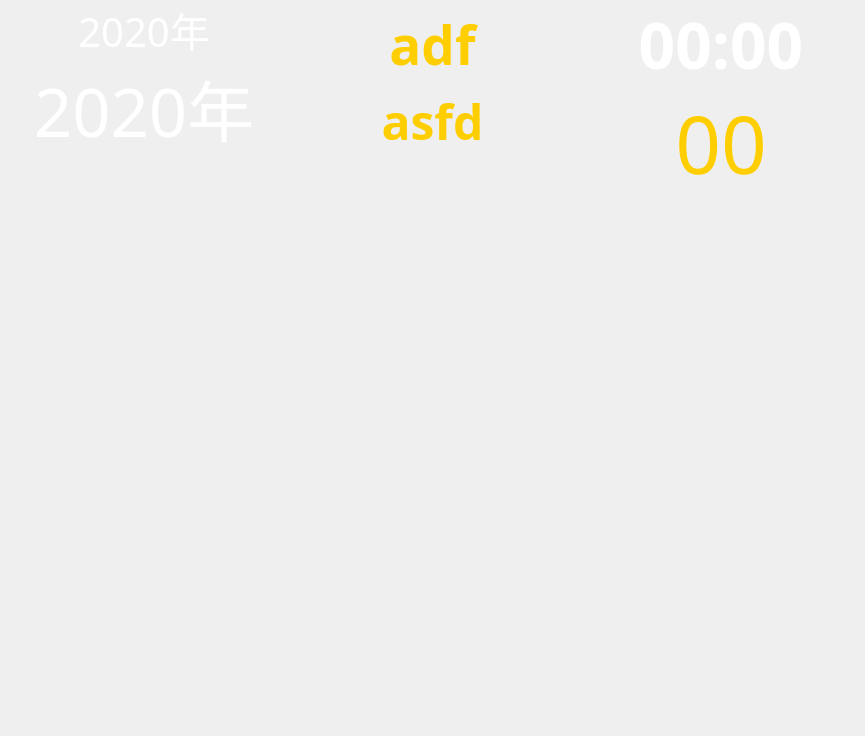
<?xml version="1.0" encoding="UTF-8"?>
<ui version="4.0">
 <class>Form</class>
 <widget class="QWidget" name="Form">
  <property name="geometry">
   <rect>
    <x>0</x>
    <y>0</y>
    <width>865</width>
    <height>736</height>
   </rect>
  </property>
  <property name="sizePolicy">
   <sizepolicy hsizetype="Expanding" vsizetype="Expanding">
    <horstretch>0</horstretch>
    <verstretch>0</verstretch>
   </sizepolicy>
  </property>
  <property name="palette">
   <palette>
    <active>
     <colorrole role="WindowText">
      <brush brushstyle="SolidPattern">
       <color alpha="255">
        <red>255</red>
        <green>255</green>
        <blue>0</blue>
       </color>
      </brush>
     </colorrole>
    </active>
    <inactive>
     <colorrole role="WindowText">
      <brush brushstyle="SolidPattern">
       <color alpha="255">
        <red>255</red>
        <green>255</green>
        <blue>0</blue>
       </color>
      </brush>
     </colorrole>
    </inactive>
    <disabled>
     <colorrole role="WindowText">
      <brush brushstyle="SolidPattern">
       <color alpha="255">
        <red>120</red>
        <green>120</green>
        <blue>120</blue>
       </color>
      </brush>
     </colorrole>
    </disabled>
   </palette>
  </property>
  <property name="font">
   <font>
    <family>微软雅黑</family>
    <pointsize>48</pointsize>
    <weight>75</weight>
    <bold>true</bold>
   </font>
  </property>
  <property name="windowTitle">
   <string>Form</string>
  </property>
  <layout class="QVBoxLayout" name="verticalLayout_2">
   <property name="spacing">
    <number>0</number>
   </property>
   <property name="leftMargin">
    <number>0</number>
   </property>
   <property name="topMargin">
    <number>0</number>
   </property>
   <property name="rightMargin">
    <number>0</number>
   </property>
   <property name="bottomMargin">
    <number>0</number>
   </property>
   <item>
    <widget class="QFrame" name="fra_top">
     <property name="sizePolicy">
      <sizepolicy hsizetype="Expanding" vsizetype="Fixed">
       <horstretch>0</horstretch>
       <verstretch>0</verstretch>
      </sizepolicy>
     </property>
     <property name="minimumSize">
      <size>
       <width>0</width>
       <height>100</height>
      </size>
     </property>
     <property name="autoFillBackground">
      <bool>false</bool>
     </property>
     <property name="frameShape">
      <enum>QFrame::NoFrame</enum>
     </property>
     <property name="frameShadow">
      <enum>QFrame::Plain</enum>
     </property>
     <property name="lineWidth">
      <number>0</number>
     </property>
     <layout class="QGridLayout" name="gridLayout">
      <property name="leftMargin">
       <number>0</number>
      </property>
      <property name="topMargin">
       <number>0</number>
      </property>
      <property name="rightMargin">
       <number>0</number>
      </property>
      <property name="bottomMargin">
       <number>0</number>
      </property>
      <property name="spacing">
       <number>0</number>
      </property>
      <item row="1" column="2" rowspan="2">
       <widget class="QLabel" name="lbl_twentytimer">
        <property name="sizePolicy">
         <sizepolicy hsizetype="Expanding" vsizetype="Fixed">
          <horstretch>0</horstretch>
          <verstretch>0</verstretch>
         </sizepolicy>
        </property>
        <property name="palette">
         <palette>
          <active>
           <colorrole role="WindowText">
            <brush brushstyle="SolidPattern">
             <color alpha="255">
              <red>255</red>
              <green>206</green>
              <blue>0</blue>
             </color>
            </brush>
           </colorrole>
          </active>
          <inactive>
           <colorrole role="WindowText">
            <brush brushstyle="SolidPattern">
             <color alpha="255">
              <red>255</red>
              <green>206</green>
              <blue>0</blue>
             </color>
            </brush>
           </colorrole>
          </inactive>
          <disabled>
           <colorrole role="WindowText">
            <brush brushstyle="SolidPattern">
             <color alpha="255">
              <red>120</red>
              <green>120</green>
              <blue>120</blue>
             </color>
            </brush>
           </colorrole>
          </disabled>
         </palette>
        </property>
        <property name="font">
         <font>
          <family>微软雅黑</family>
          <pointsize>60</pointsize>
          <weight>9</weight>
          <italic>false</italic>
          <bold>false</bold>
         </font>
        </property>
        <property name="styleSheet">
         <string notr="true">font: 75 60pt &quot;微软雅黑&quot;;</string>
        </property>
        <property name="text">
         <string>00</string>
        </property>
        <property name="alignment">
         <set>Qt::AlignCenter</set>
        </property>
       </widget>
      </item>
      <item row="0" column="1">
       <widget class="QLabel" name="lbl_title">
        <property name="sizePolicy">
         <sizepolicy hsizetype="Expanding" vsizetype="Preferred">
          <horstretch>0</horstretch>
          <verstretch>0</verstretch>
         </sizepolicy>
        </property>
        <property name="palette">
         <palette>
          <active>
           <colorrole role="WindowText">
            <brush brushstyle="SolidPattern">
             <color alpha="255">
              <red>255</red>
              <green>206</green>
              <blue>0</blue>
             </color>
            </brush>
           </colorrole>
          </active>
          <inactive>
           <colorrole role="WindowText">
            <brush brushstyle="SolidPattern">
             <color alpha="255">
              <red>255</red>
              <green>206</green>
              <blue>0</blue>
             </color>
            </brush>
           </colorrole>
          </inactive>
          <disabled>
           <colorrole role="WindowText">
            <brush brushstyle="SolidPattern">
             <color alpha="255">
              <red>120</red>
              <green>120</green>
              <blue>120</blue>
             </color>
            </brush>
           </colorrole>
          </disabled>
         </palette>
        </property>
        <property name="font">
         <font>
          <family>微软雅黑</family>
          <pointsize>40</pointsize>
          <weight>75</weight>
          <bold>true</bold>
         </font>
        </property>
        <property name="text">
         <string>adf</string>
        </property>
        <property name="scaledContents">
         <bool>true</bool>
        </property>
        <property name="alignment">
         <set>Qt::AlignCenter</set>
        </property>
        <property name="wordWrap">
         <bool>true</bool>
        </property>
       </widget>
      </item>
      <item row="0" column="2">
       <widget class="QLabel" name="lbl_fivetimer">
        <property name="sizePolicy">
         <sizepolicy hsizetype="Expanding" vsizetype="Fixed">
          <horstretch>0</horstretch>
          <verstretch>0</verstretch>
         </sizepolicy>
        </property>
        <property name="palette">
         <palette>
          <active>
           <colorrole role="WindowText">
            <brush brushstyle="SolidPattern">
             <color alpha="255">
              <red>231</red>
              <green>234</green>
              <blue>213</blue>
             </color>
            </brush>
           </colorrole>
           <colorrole role="Text">
            <brush brushstyle="SolidPattern">
             <color alpha="255">
              <red>231</red>
              <green>234</green>
              <blue>213</blue>
             </color>
            </brush>
           </colorrole>
           <colorrole role="ButtonText">
            <brush brushstyle="SolidPattern">
             <color alpha="255">
              <red>255</red>
              <green>255</green>
              <blue>255</blue>
             </color>
            </brush>
           </colorrole>
           <colorrole role="PlaceholderText">
            <brush brushstyle="SolidPattern">
             <color alpha="128">
              <red>231</red>
              <green>234</green>
              <blue>213</blue>
             </color>
            </brush>
           </colorrole>
          </active>
          <inactive>
           <colorrole role="WindowText">
            <brush brushstyle="SolidPattern">
             <color alpha="255">
              <red>231</red>
              <green>234</green>
              <blue>213</blue>
             </color>
            </brush>
           </colorrole>
           <colorrole role="Text">
            <brush brushstyle="SolidPattern">
             <color alpha="255">
              <red>231</red>
              <green>234</green>
              <blue>213</blue>
             </color>
            </brush>
           </colorrole>
           <colorrole role="ButtonText">
            <brush brushstyle="SolidPattern">
             <color alpha="255">
              <red>255</red>
              <green>255</green>
              <blue>255</blue>
             </color>
            </brush>
           </colorrole>
           <colorrole role="PlaceholderText">
            <brush brushstyle="SolidPattern">
             <color alpha="128">
              <red>231</red>
              <green>234</green>
              <blue>213</blue>
             </color>
            </brush>
           </colorrole>
          </inactive>
          <disabled>
           <colorrole role="WindowText">
            <brush brushstyle="SolidPattern">
             <color alpha="255">
              <red>255</red>
              <green>255</green>
              <blue>255</blue>
             </color>
            </brush>
           </colorrole>
           <colorrole role="Text">
            <brush brushstyle="SolidPattern">
             <color alpha="255">
              <red>255</red>
              <green>255</green>
              <blue>255</blue>
             </color>
            </brush>
           </colorrole>
           <colorrole role="ButtonText">
            <brush brushstyle="SolidPattern">
             <color alpha="255">
              <red>255</red>
              <green>255</green>
              <blue>255</blue>
             </color>
            </brush>
           </colorrole>
           <colorrole role="PlaceholderText">
            <brush brushstyle="SolidPattern">
             <color alpha="128">
              <red>255</red>
              <green>255</green>
              <blue>255</blue>
             </color>
            </brush>
           </colorrole>
          </disabled>
         </palette>
        </property>
        <property name="styleSheet">
         <string notr="true">color: rgb(255,255, 255);
font: 75 70pt &quot;微软雅黑&quot;;</string>
        </property>
        <property name="text">
         <string>00:00</string>
        </property>
        <property name="alignment">
         <set>Qt::AlignCenter</set>
        </property>
       </widget>
      </item>
      <item row="0" column="0" rowspan="3">
       <layout class="QVBoxLayout" name="verticalLayout_3">
        <item>
         <widget class="QLabel" name="lbl_date">
          <property name="sizePolicy">
           <sizepolicy hsizetype="Expanding" vsizetype="Fixed">
            <horstretch>0</horstretch>
            <verstretch>0</verstretch>
           </sizepolicy>
          </property>
          <property name="palette">
           <palette>
            <active>
             <colorrole role="WindowText">
              <brush brushstyle="SolidPattern">
               <color alpha="255">
                <red>231</red>
                <green>234</green>
                <blue>213</blue>
               </color>
              </brush>
             </colorrole>
             <colorrole role="Text">
              <brush brushstyle="SolidPattern">
               <color alpha="255">
                <red>231</red>
                <green>234</green>
                <blue>213</blue>
               </color>
              </brush>
             </colorrole>
             <colorrole role="ButtonText">
              <brush brushstyle="SolidPattern">
               <color alpha="255">
                <red>255</red>
                <green>255</green>
                <blue>255</blue>
               </color>
              </brush>
             </colorrole>
             <colorrole role="PlaceholderText">
              <brush brushstyle="SolidPattern">
               <color alpha="128">
                <red>231</red>
                <green>234</green>
                <blue>213</blue>
               </color>
              </brush>
             </colorrole>
            </active>
            <inactive>
             <colorrole role="WindowText">
              <brush brushstyle="SolidPattern">
               <color alpha="255">
                <red>231</red>
                <green>234</green>
                <blue>213</blue>
               </color>
              </brush>
             </colorrole>
             <colorrole role="Text">
              <brush brushstyle="SolidPattern">
               <color alpha="255">
                <red>231</red>
                <green>234</green>
                <blue>213</blue>
               </color>
              </brush>
             </colorrole>
             <colorrole role="ButtonText">
              <brush brushstyle="SolidPattern">
               <color alpha="255">
                <red>255</red>
                <green>255</green>
                <blue>255</blue>
               </color>
              </brush>
             </colorrole>
             <colorrole role="PlaceholderText">
              <brush brushstyle="SolidPattern">
               <color alpha="128">
                <red>231</red>
                <green>234</green>
                <blue>213</blue>
               </color>
              </brush>
             </colorrole>
            </inactive>
            <disabled>
             <colorrole role="WindowText">
              <brush brushstyle="SolidPattern">
               <color alpha="255">
                <red>255</red>
                <green>255</green>
                <blue>255</blue>
               </color>
              </brush>
             </colorrole>
             <colorrole role="Text">
              <brush brushstyle="SolidPattern">
               <color alpha="255">
                <red>255</red>
                <green>255</green>
                <blue>255</blue>
               </color>
              </brush>
             </colorrole>
             <colorrole role="ButtonText">
              <brush brushstyle="SolidPattern">
               <color alpha="255">
                <red>255</red>
                <green>255</green>
                <blue>255</blue>
               </color>
              </brush>
             </colorrole>
             <colorrole role="PlaceholderText">
              <brush brushstyle="SolidPattern">
               <color alpha="128">
                <red>255</red>
                <green>255</green>
                <blue>255</blue>
               </color>
              </brush>
             </colorrole>
            </disabled>
           </palette>
          </property>
          <property name="font">
           <font>
            <family>微软雅黑</family>
            <pointsize>30</pointsize>
            <weight>9</weight>
            <italic>false</italic>
            <bold>false</bold>
           </font>
          </property>
          <property name="styleSheet">
           <string notr="true">color: rgb(255, 255, 255);
font: 75 30pt &quot;微软雅黑&quot;;</string>
          </property>
          <property name="text">
           <string>2020年</string>
          </property>
          <property name="scaledContents">
           <bool>true</bool>
          </property>
          <property name="alignment">
           <set>Qt::AlignBottom|Qt::AlignHCenter</set>
          </property>
         </widget>
        </item>
        <item>
         <widget class="QLabel" name="lbl_datetime">
          <property name="sizePolicy">
           <sizepolicy hsizetype="Expanding" vsizetype="Fixed">
            <horstretch>0</horstretch>
            <verstretch>0</verstretch>
           </sizepolicy>
          </property>
          <property name="palette">
           <palette>
            <active>
             <colorrole role="WindowText">
              <brush brushstyle="SolidPattern">
               <color alpha="255">
                <red>231</red>
                <green>234</green>
                <blue>213</blue>
               </color>
              </brush>
             </colorrole>
             <colorrole role="Text">
              <brush brushstyle="SolidPattern">
               <color alpha="255">
                <red>231</red>
                <green>234</green>
                <blue>213</blue>
               </color>
              </brush>
             </colorrole>
             <colorrole role="ButtonText">
              <brush brushstyle="SolidPattern">
               <color alpha="255">
                <red>255</red>
                <green>255</green>
                <blue>255</blue>
               </color>
              </brush>
             </colorrole>
             <colorrole role="PlaceholderText">
              <brush brushstyle="SolidPattern">
               <color alpha="128">
                <red>231</red>
                <green>234</green>
                <blue>213</blue>
               </color>
              </brush>
             </colorrole>
            </active>
            <inactive>
             <colorrole role="WindowText">
              <brush brushstyle="SolidPattern">
               <color alpha="255">
                <red>231</red>
                <green>234</green>
                <blue>213</blue>
               </color>
              </brush>
             </colorrole>
             <colorrole role="Text">
              <brush brushstyle="SolidPattern">
               <color alpha="255">
                <red>231</red>
                <green>234</green>
                <blue>213</blue>
               </color>
              </brush>
             </colorrole>
             <colorrole role="ButtonText">
              <brush brushstyle="SolidPattern">
               <color alpha="255">
                <red>255</red>
                <green>255</green>
                <blue>255</blue>
               </color>
              </brush>
             </colorrole>
             <colorrole role="PlaceholderText">
              <brush brushstyle="SolidPattern">
               <color alpha="128">
                <red>231</red>
                <green>234</green>
                <blue>213</blue>
               </color>
              </brush>
             </colorrole>
            </inactive>
            <disabled>
             <colorrole role="WindowText">
              <brush brushstyle="SolidPattern">
               <color alpha="255">
                <red>255</red>
                <green>255</green>
                <blue>255</blue>
               </color>
              </brush>
             </colorrole>
             <colorrole role="Text">
              <brush brushstyle="SolidPattern">
               <color alpha="255">
                <red>255</red>
                <green>255</green>
                <blue>255</blue>
               </color>
              </brush>
             </colorrole>
             <colorrole role="ButtonText">
              <brush brushstyle="SolidPattern">
               <color alpha="255">
                <red>255</red>
                <green>255</green>
                <blue>255</blue>
               </color>
              </brush>
             </colorrole>
             <colorrole role="PlaceholderText">
              <brush brushstyle="SolidPattern">
               <color alpha="128">
                <red>255</red>
                <green>255</green>
                <blue>255</blue>
               </color>
              </brush>
             </colorrole>
            </disabled>
           </palette>
          </property>
          <property name="font">
           <font>
            <family>微软雅黑</family>
            <pointsize>50</pointsize>
            <weight>9</weight>
            <italic>false</italic>
            <bold>false</bold>
           </font>
          </property>
          <property name="styleSheet">
           <string notr="true">color: rgb(255, 255, 255);
font: 75 50pt &quot;微软雅黑&quot;;</string>
          </property>
          <property name="text">
           <string>2020年</string>
          </property>
          <property name="scaledContents">
           <bool>true</bool>
          </property>
          <property name="alignment">
           <set>Qt::AlignHCenter|Qt::AlignTop</set>
          </property>
         </widget>
        </item>
        <item>
         <spacer name="verticalSpacer">
          <property name="orientation">
           <enum>Qt::Vertical</enum>
          </property>
          <property name="sizeType">
           <enum>QSizePolicy::Fixed</enum>
          </property>
          <property name="sizeHint" stdset="0">
           <size>
            <width>20</width>
            <height>40</height>
           </size>
          </property>
         </spacer>
        </item>
       </layout>
      </item>
      <item row="1" column="1">
       <widget class="QLabel" name="lbl_title_2">
        <property name="sizePolicy">
         <sizepolicy hsizetype="Expanding" vsizetype="Fixed">
          <horstretch>0</horstretch>
          <verstretch>0</verstretch>
         </sizepolicy>
        </property>
        <property name="palette">
         <palette>
          <active>
           <colorrole role="WindowText">
            <brush brushstyle="SolidPattern">
             <color alpha="255">
              <red>255</red>
              <green>206</green>
              <blue>0</blue>
             </color>
            </brush>
           </colorrole>
          </active>
          <inactive>
           <colorrole role="WindowText">
            <brush brushstyle="SolidPattern">
             <color alpha="255">
              <red>255</red>
              <green>206</green>
              <blue>0</blue>
             </color>
            </brush>
           </colorrole>
          </inactive>
          <disabled>
           <colorrole role="WindowText">
            <brush brushstyle="SolidPattern">
             <color alpha="255">
              <red>120</red>
              <green>120</green>
              <blue>120</blue>
             </color>
            </brush>
           </colorrole>
          </disabled>
         </palette>
        </property>
        <property name="font">
         <font>
          <pointsize>36</pointsize>
          <weight>75</weight>
          <bold>true</bold>
         </font>
        </property>
        <property name="text">
         <string>asfd</string>
        </property>
        <property name="alignment">
         <set>Qt::AlignHCenter|Qt::AlignTop</set>
        </property>
       </widget>
      </item>
     </layout>
    </widget>
   </item>
   <item>
    <widget class="QFrame" name="fra_center">
     <property name="sizePolicy">
      <sizepolicy hsizetype="Preferred" vsizetype="Expanding">
       <horstretch>0</horstretch>
       <verstretch>0</verstretch>
      </sizepolicy>
     </property>
     <property name="frameShape">
      <enum>QFrame::NoFrame</enum>
     </property>
     <property name="frameShadow">
      <enum>QFrame::Plain</enum>
     </property>
     <property name="lineWidth">
      <number>0</number>
     </property>
     <layout class="QVBoxLayout" name="verticalLayout">
      <property name="spacing">
       <number>0</number>
      </property>
      <property name="leftMargin">
       <number>0</number>
      </property>
      <property name="topMargin">
       <number>0</number>
      </property>
      <property name="rightMargin">
       <number>0</number>
      </property>
      <property name="bottomMargin">
       <number>0</number>
      </property>
      <item>
       <layout class="QHBoxLayout" name="ly_center">
        <property name="spacing">
         <number>0</number>
        </property>
       </layout>
      </item>
     </layout>
    </widget>
   </item>
   <item>
    <widget class="QFrame" name="fra_bottom">
     <property name="sizePolicy">
      <sizepolicy hsizetype="Preferred" vsizetype="Fixed">
       <horstretch>0</horstretch>
       <verstretch>0</verstretch>
      </sizepolicy>
     </property>
     <property name="minimumSize">
      <size>
       <width>0</width>
       <height>100</height>
      </size>
     </property>
     <property name="frameShape">
      <enum>QFrame::NoFrame</enum>
     </property>
     <property name="frameShadow">
      <enum>QFrame::Plain</enum>
     </property>
     <property name="lineWidth">
      <number>0</number>
     </property>
     <layout class="QHBoxLayout" name="horizontalLayout">
      <property name="spacing">
       <number>0</number>
      </property>
      <property name="leftMargin">
       <number>0</number>
      </property>
      <property name="topMargin">
       <number>0</number>
      </property>
      <property name="rightMargin">
       <number>0</number>
      </property>
      <property name="bottomMargin">
       <number>0</number>
      </property>
      <item>
       <widget class="QLabel" name="lbl_ico_left">
        <property name="sizePolicy">
         <sizepolicy hsizetype="Preferred" vsizetype="Preferred">
          <horstretch>0</horstretch>
          <verstretch>0</verstretch>
         </sizepolicy>
        </property>
        <property name="text">
         <string/>
        </property>
        <property name="alignment">
         <set>Qt::AlignCenter</set>
        </property>
       </widget>
      </item>
      <item>
       <spacer name="horizontalSpacer">
        <property name="orientation">
         <enum>Qt::Horizontal</enum>
        </property>
        <property name="sizeType">
         <enum>QSizePolicy::Expanding</enum>
        </property>
        <property name="sizeHint" stdset="0">
         <size>
          <width>54</width>
          <height>20</height>
         </size>
        </property>
       </spacer>
      </item>
      <item>
       <widget class="QLabel" name="lbl_ico">
        <property name="sizePolicy">
         <sizepolicy hsizetype="Fixed" vsizetype="Fixed">
          <horstretch>0</horstretch>
          <verstretch>0</verstretch>
         </sizepolicy>
        </property>
        <property name="minimumSize">
         <size>
          <width>0</width>
          <height>50</height>
         </size>
        </property>
        <property name="maximumSize">
         <size>
          <width>500</width>
          <height>180</height>
         </size>
        </property>
        <property name="sizeIncrement">
         <size>
          <width>1</width>
          <height>1</height>
         </size>
        </property>
        <property name="lineWidth">
         <number>0</number>
        </property>
        <property name="text">
         <string/>
        </property>
        <property name="pixmap">
         <pixmap>../resource/HORIZON(BEIJING) Digital Technology Limited(LOGO).png</pixmap>
        </property>
        <property name="scaledContents">
         <bool>true</bool>
        </property>
        <property name="alignment">
         <set>Qt::AlignCenter</set>
        </property>
        <property name="wordWrap">
         <bool>true</bool>
        </property>
       </widget>
      </item>
      <item>
       <spacer name="horizontalSpacer_2">
        <property name="orientation">
         <enum>Qt::Horizontal</enum>
        </property>
        <property name="sizeType">
         <enum>QSizePolicy::Expanding</enum>
        </property>
        <property name="sizeHint" stdset="0">
         <size>
          <width>53</width>
          <height>17</height>
         </size>
        </property>
       </spacer>
      </item>
      <item>
       <widget class="QLabel" name="lbl_ico_right">
        <property name="sizePolicy">
         <sizepolicy hsizetype="Preferred" vsizetype="Preferred">
          <horstretch>0</horstretch>
          <verstretch>0</verstretch>
         </sizepolicy>
        </property>
        <property name="text">
         <string/>
        </property>
        <property name="alignment">
         <set>Qt::AlignCenter</set>
        </property>
       </widget>
      </item>
     </layout>
    </widget>
   </item>
  </layout>
 </widget>
 <resources/>
 <connections/>
</ui>
